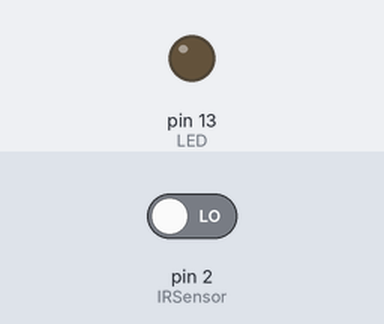
Bench run of a sketch on a simulated Arduino Uno, built with avr-gcc and run on an emulated ATmega328P. Shown: output pins drawn as LEDs (lit = HIGH). Inputs (shaded band) come from the test bench; at power-on: pin 2 (IRSensor) LOW.

Above: at 1.2 s.
1.3 s: pin 2 (IRSensor) driven HIGH
At 2.4 s:
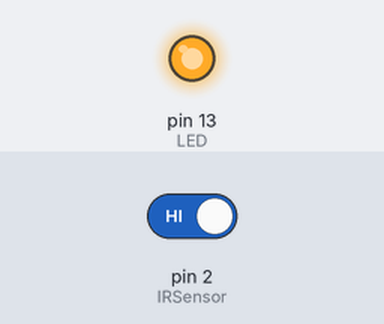
2.8 s: pin 2 (IRSensor) driven LOW
At 3.5 s:
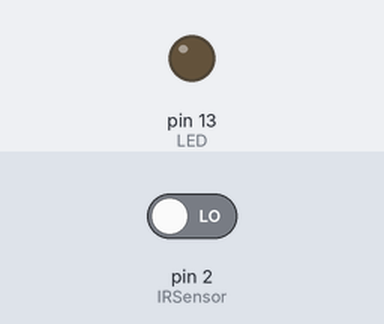
Timing chart, 0 to 5.8 s (numbered marks = the images above; inputs shaded):
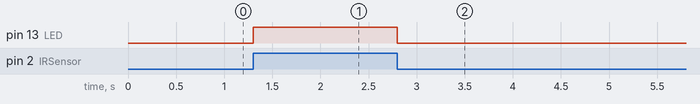

Measured:
- after the input at 1.3 s, pin 13 (LED): LOW → HIGH at once
- after the input at 2.8 s, pin 13 (LED): HIGH → LOW at once

The sketch:

IR_sensor_And_LED.ino
```cpp
int IRSensor = 2; // connect ir sensor to arduino pin 2
int LED = 13; // connect Led to arduino pin 13

void setup()
{
pinMode (IRSensor, INPUT); // sensor pin INPUT
pinMode (LED, OUTPUT); // Led pin OUTPUT
Serial.begin(9600);
}

void loop()
{
if(digitalRead(IRSensor)==HIGH)
digitalWrite(LED, HIGH);
else
{
digitalWrite(LED, LOW); // LED LOW
}

}
```
